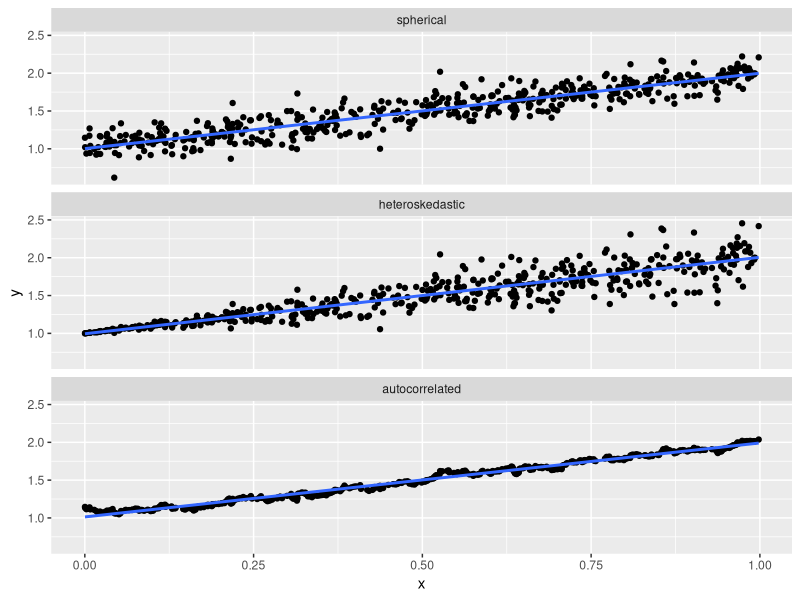

Here is the R script that generated this plot:
## ---- chunk 1
library("tidyverse")
set.seed(17)
n_obs <- 500
data_sphere <- tibble(
  x = sort(runif(n_obs)),
  spherical = rnorm(n_obs, sd = 0.125),
  heteroskedastic = 2 * spherical * x,
  autocorrelated = reduce(spherical, function(x, y) c(x, 0.9 * tail(x, 1) + 0.1 * y))
) %>%
  pivot_longer(cols = -x) %>%
  mutate(y = 1 + x + value,
         name = as_factor(name))
ggplot(data_sphere, aes(x = x, y = y)) +
  geom_point() +
  geom_smooth(method = "lm", se = FALSE) +
  facet_wrap(~ name, ncol = 1)
